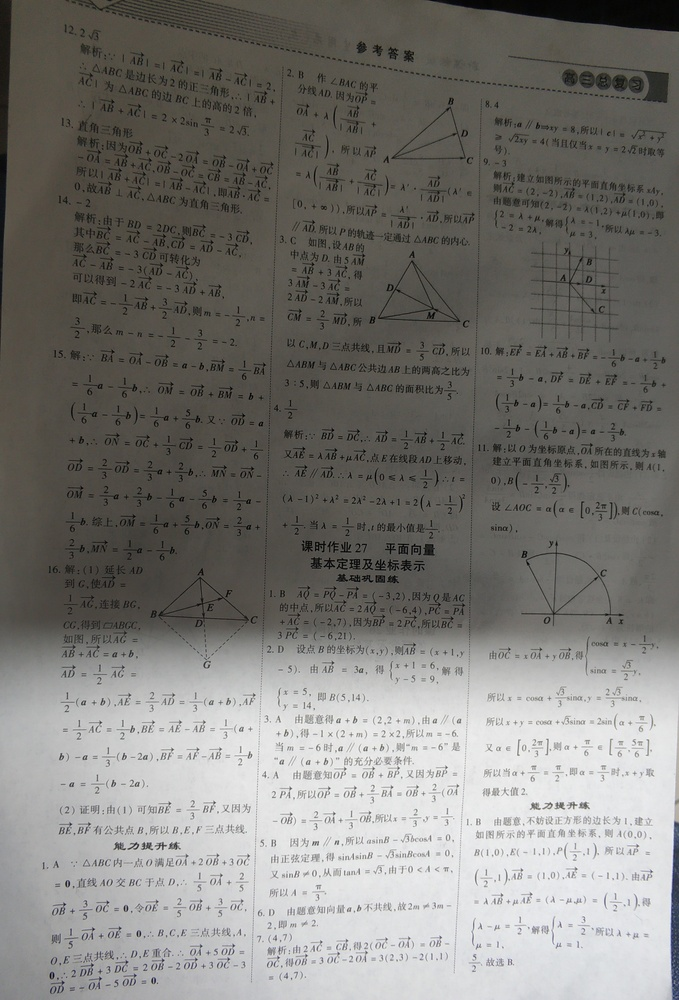
#> input picture 0.jpg, 679 x 1000 px, shrunk from 2662 x 3922 before the run, found by its file name
$ python gaussian1.py
#> lines starting #> are read from the running program, lines starting #| are printed output that depends on the picture
# -*- coding: utf-8 -*-
# @Time    : 2020/12/21
# @Author  : jhf
# @File    : gaussian1.py
# @Software: PyCharm
import cv2 as cv
import numpy as np

img=cv.imread(r'D:\pycharm\work\enhancepic\0.jpg')
#> img is the input picture: shape (1000, 679, 3); mean B, G, R 119.4, 123.3, 124.8
b=cv.GaussianBlur(img,(31,31),51)
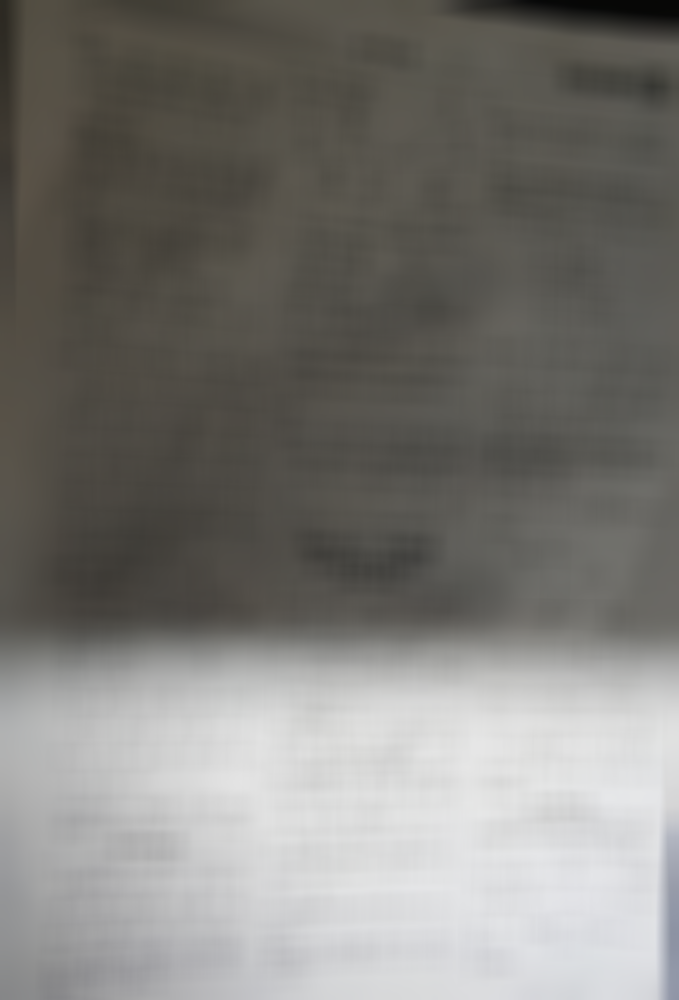
#> b: shape (1000, 679, 3); mean B, G, R 119.4, 123.4, 124.9
b=np.array(b)
a=np.array(img)
c=a-b+127
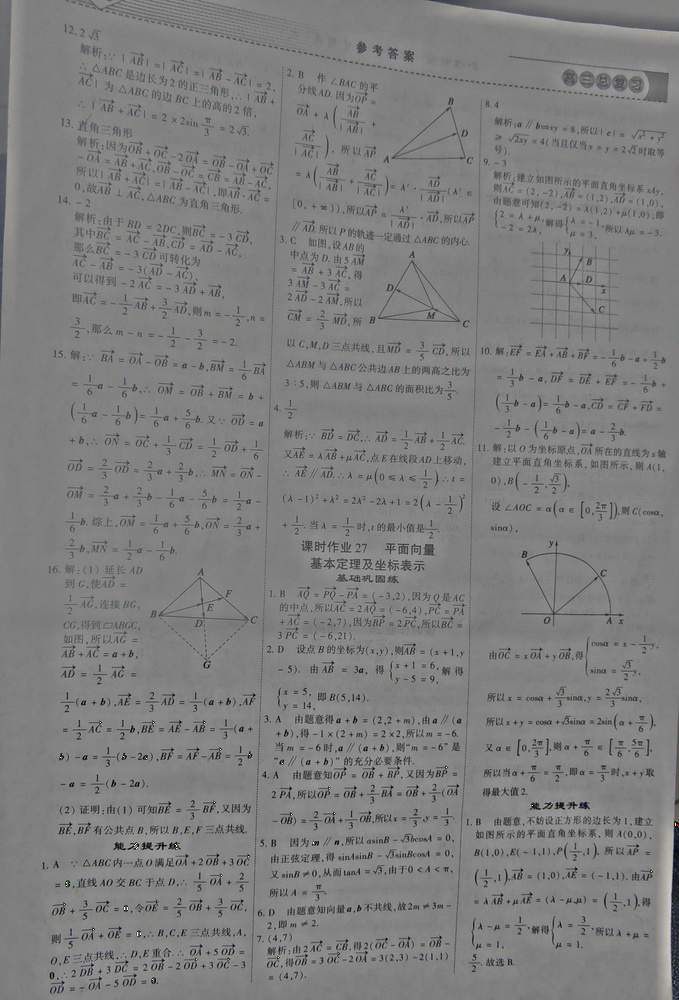
#> c: shape (1000, 679, 3); mean B, G, R 127, 127, 127
cv.imshow('c',c*255)
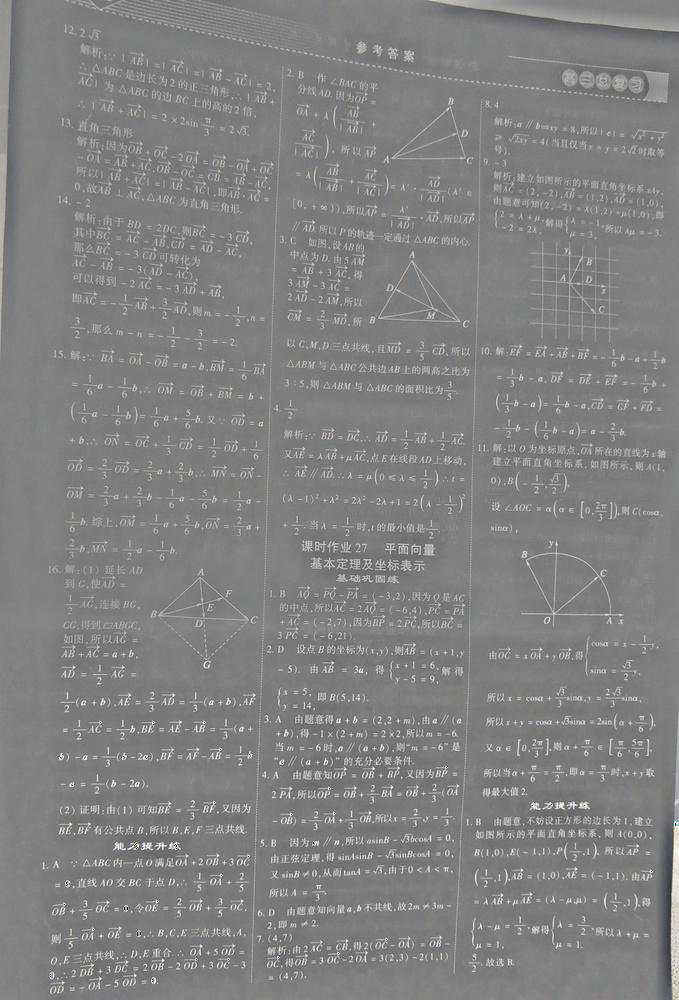
#> window 'c': shape (1000, 679, 3); mean B, G, R 129, 129, 129
cv.waitKey(0)

$ run again, with test1.jpg copied over 0.jpg
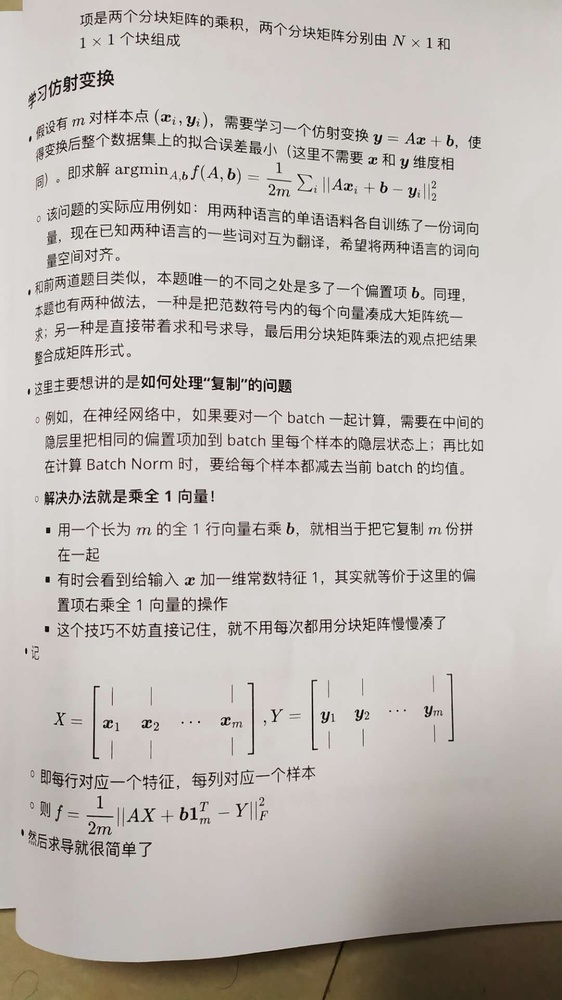
#> input picture test1.jpg, 562 x 1000 px, shrunk from 1080 x 1920 before the run, found by its file name
#> img is the input picture: shape (1000, 562, 3); mean B, G, R 181.7, 186.6, 192.4
#> `c=a-b+127`:
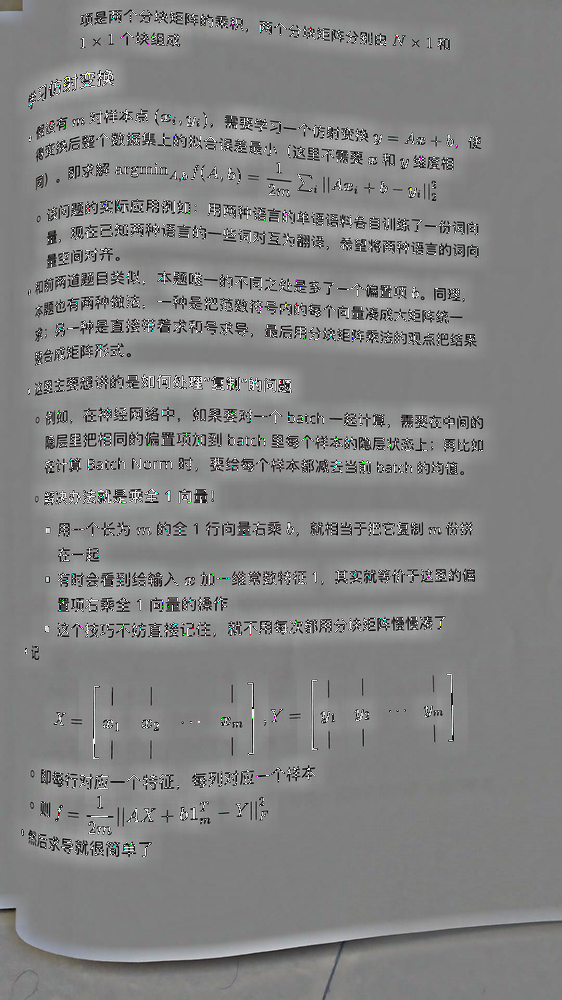
#> c: shape (1000, 562, 3); mean B, G, R 130.7, 130.8, 130.7
#> `cv.imshow('c',c*255)`:
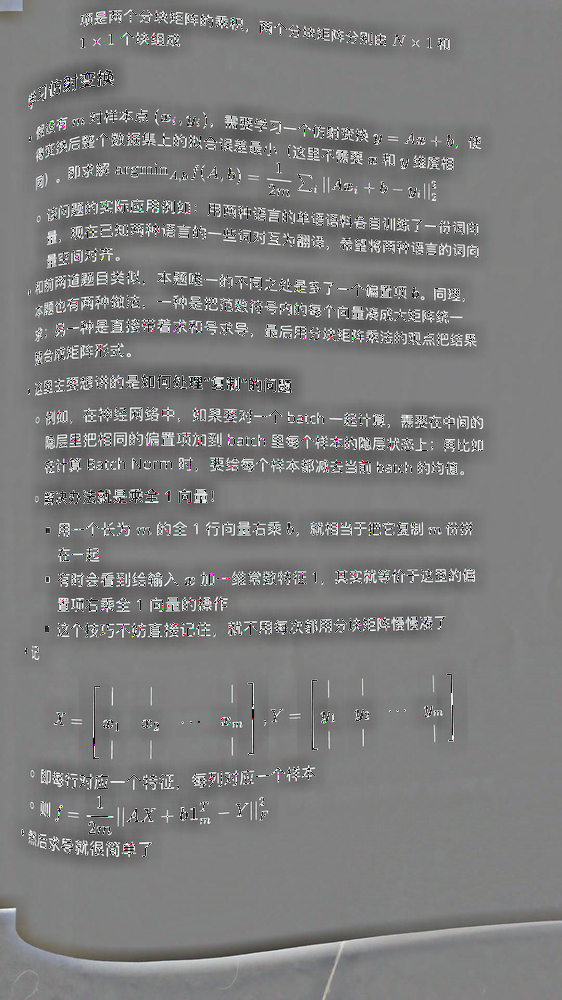
#> window 'c': shape (1000, 562, 3); mean B, G, R 125.1, 125.1, 125.2
